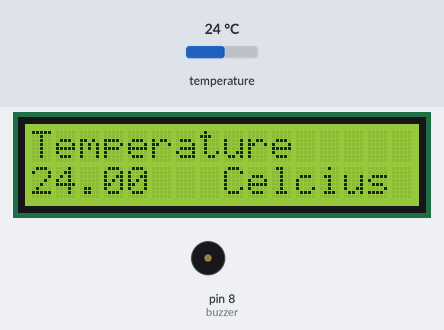
Bench run of a sketch on a simulated Arduino Uno, built with avr-gcc and run on an emulated ATmega328P. Parts: 16×2 character LCD, buzzer (waves = sounding, pin HIGH). The inputs (shaded band) are chosen by the test bench; at power-on: temperature 24 °C. What the sketch prints to the serial monitor is not drawn.

Above: at 1.2 s.
1.3 s: temperature set to 29.1 °C
At 3.0 s:
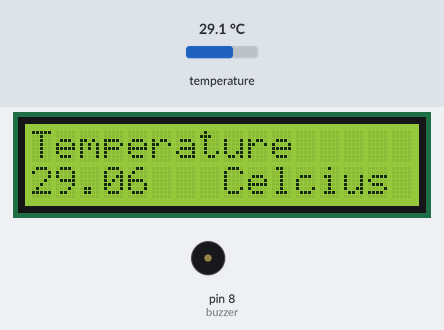
3.6 s: temperature set to 30.5 °C
At 5.5 s:
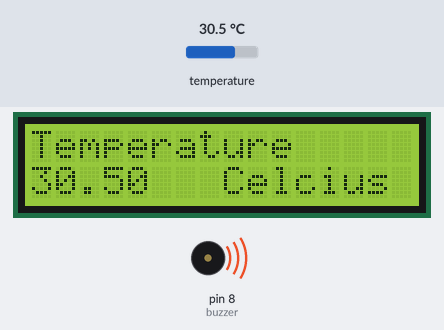
6.2 s: temperature set to 12 °C
At 8.1 s:
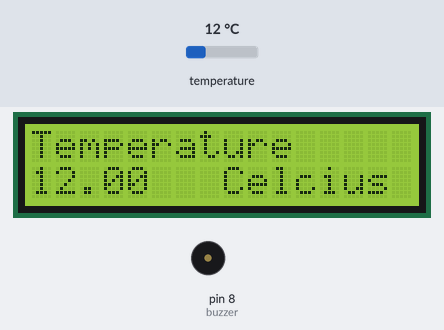
Timing chart, 0 to 9.6 s (numbered marks = the images above; inputs shaded):
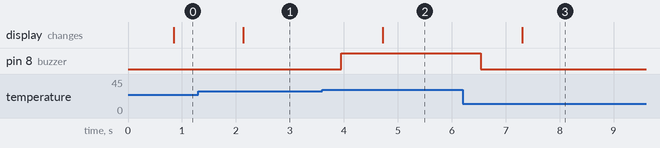

The sketch:

lcd_temp_reader_with_alarm_working.ino
```cpp
/*


Arduino Tutorial: Learn how to use an LCD 16x2 screen
   More info: http://www.ardumotive.com/how-to-use-an-lcd-dislpay-en.html

   this is a temp reader with a pre set alarm

   */

//Include LCD library
#include <LiquidCrystal.h>

#include <OneWire.h>
#include <DallasTemperature.h>

// Data wire is plugged into pin 7 on the Arduino
#define ONE_WIRE_BUS 7

// Setup a oneWire instance to communicate with any OneWire devices
// (not just Maxim/Dallas temperature ICs)
OneWire oneWire(ONE_WIRE_BUS);

// Pass our oneWire reference to Dallas Temperature.
DallasTemperature sensors(&oneWire);


// initialize the library with the numbers of the interface pins
LiquidCrystal lcd(12, 11, 5, 4, 3, 2);

//Only 6 signal are required, RS, Enable, D4, D5, D6 and D7.
//The R/W pin must be connected to ground. Pins D0, D1, D2 and D3
//are left unconnected

int buzzer = 8 ;

// buzzer object connected to digital port 8


void setup() {
  // set up the LCD's number of columns and rows:
  lcd.begin(16, 2);
  // Print a message to the LCD.
  lcd.print("Temperature");
  pinMode(buzzer, OUTPUT);
  Serial.begin(9600);

  // Start up the library
  sensors.begin();

}

void loop() {
  // set the cursor to column 0, line 1
  // (note: line 1 is the second row, since counting begins with 0):
  lcd.setCursor(0, 1);

  sensors.requestTemperatures(); // Send the command to get temperatures

  lcd.print(sensors.getTempCByIndex(0));
  lcd.print("   Celcius");
  delay(500);
  Serial.print(sensors.getTempCByIndex(0));
  lcd.print("    ");

// the code below here is the alarm function currently set to 30 degrees

  int temp = (sensors.getTempCByIndex(0));

  Serial.print (temp);
  if (temp >= 30) digitalWrite(buzzer, HIGH);

  else if(temp <= 30)  digitalWrite (buzzer, LOW);

}
```

Measured:
- the behaviour switches between 29.9 and 30 °C on temperature (found by bisection; images 1 and 2)
- after the input at 1.3 s, the display: changes after 0.84 s (image 1)
- after the input at 3.6 s, pin 8 (buzzer): LOW → HIGH after 0.36 s; the display: changes after 1.1 s (image 2)
- after the input at 6.2 s, pin 8 (buzzer): HIGH → LOW after 0.34 s; the display: changes after 1.1 s (image 3)
